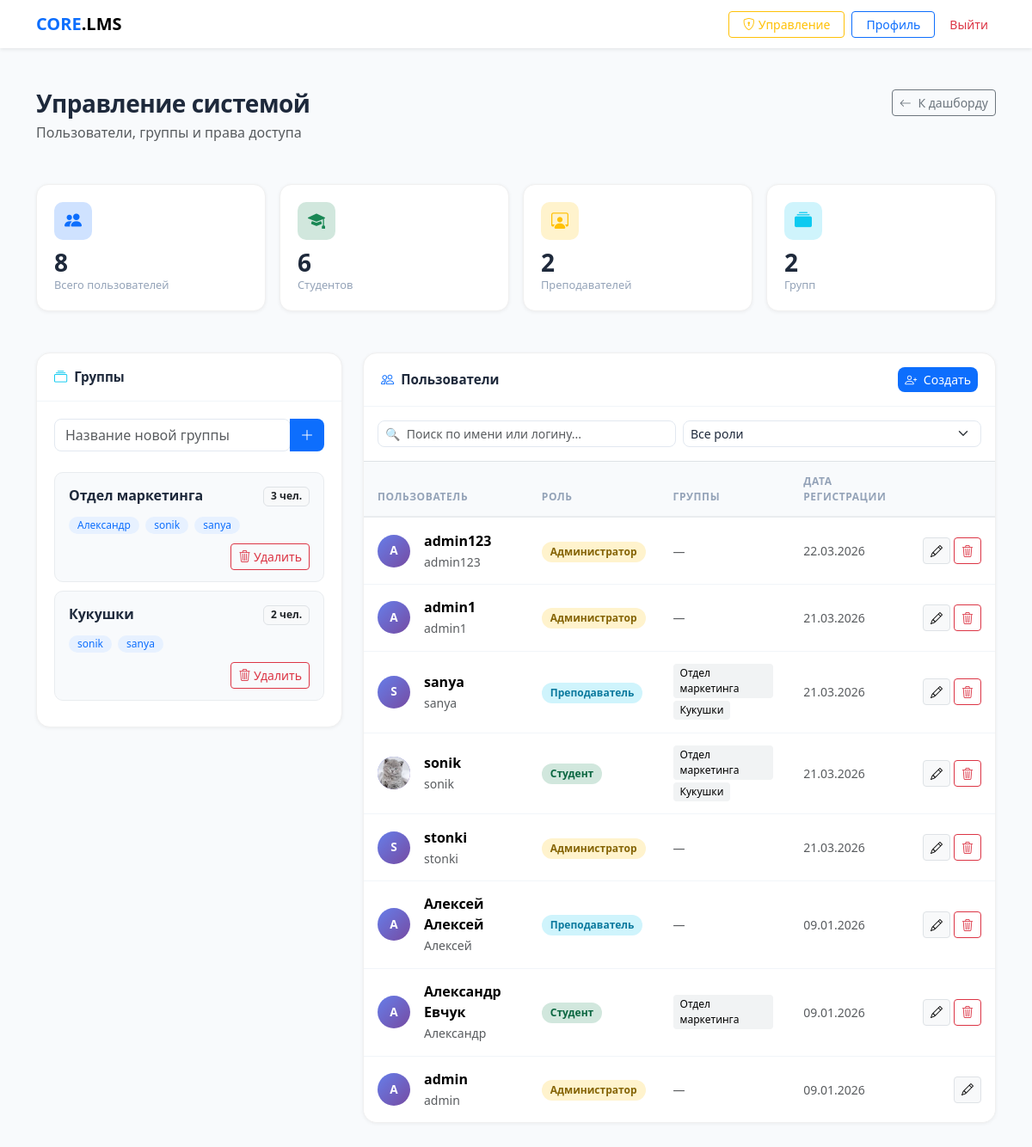
Screenshot of /manage/ (signed in) with the database file from the repository.
### core/models.py (models this page shows, shortened)
class CustomUser(AbstractUser):
    ROLE_CHOICES = (
        ('student', 'Студент'),
        ('teacher', 'Преподаватель'),
    )
    role = models.CharField(max_length=10, choices=ROLE_CHOICES, default='student')
    avatar = models.ImageField(upload_to='avatars/', null=True, blank=True)
    phone = models.CharField(max_length=20, null=True, blank=True)

### core/views.py (the view)
# urls.py: path('manage/', views.admin_panel, name='admin_panel'),
@login_required
@user_passes_test(lambda u: u.is_staff)
def admin_panel(request):
    groups = Group.objects.all().prefetch_related('user_set')
    users = CustomUser.objects.all().order_by('-date_joined')
    context = {
        'groups': groups,
        'users': users,
        'total_students': users.filter(role='student').count(),
        'total_teachers': users.filter(role='teacher').count(),
    }
    return render(request, 'core/admin_panel.html', context)

### core/templates/core/admin_panel.html (shortened to what this page needs)
{% extends "core/base.html" %}
{% block content %}
<div class="admin-wrap py-4">
    <div class="d-flex justify-content-between align-items-start mb-5">
        <div>
            <h1 class="admin-title mb-1">Управление системой</h1>
            <p class="text-muted mb-0">Пользователи, группы и права доступа</p>
        </div>
        <a href="{% url 'dashboard' %}" class="btn btn-outline-secondary btn-sm">
            <i class="bi bi-arrow-left me-1"></i> К дашборду
        </a>
    </div>
    <div class="row g-3 mb-5">
        <div class="col-6 col-md-3">
            <div class="stat-card">
                <div class="stat-icon bg-primary-subtle"><i class="bi bi-people-fill text-primary"></i></div>
                <div class="stat-num">{{ users.count }}</div>
                <div class="stat-label">Всего пользователей</div>
            </div>
        </div>
        <div class="col-6 col-md-3">
            <div class="stat-card">
                <div class="stat-icon bg-success-subtle"><i class="bi bi-mortarboard-fill text-success"></i></div>
                <div class="stat-num">{{ total_students }}</div>
                <div class="stat-label">Студентов</div>
            </div>
        </div>
        <div class="col-6 col-md-3">
            <div class="stat-card">
                <div class="stat-icon bg-warning-subtle"><i class="bi bi-person-workspace text-warning"></i></div>
                <div class="stat-num">{{ total_teachers }}</div>
                <div class="stat-label">Преподавателей</div>
            </div>
        </div>
        <div class="col-6 col-md-3">
            <div class="stat-card">
                <div class="stat-icon bg-info-subtle"><i class="bi bi-collection-fill text-info"></i></div>
                <div class="stat-num">{{ groups.count }}</div>
                <div class="stat-label">Групп</div>
            </div>
        </div>
    </div>
    <div class="row g-4">
        <div class="col-lg-4">
            <div class="panel-card">
                <div class="panel-header">
                    <span><i class="bi bi-collection me-2 text-info"></i>Группы</span>
                </div>
                <div class="panel-body">
                    <form action="{% url 'admin_create_group' %}" method="post" class="mb-4">
                        <div class="input-group">
                            <input type="text" name="name" class="form-control" placeholder="Название новой группы" required>
                            <button type="submit" class="btn btn-primary">
                                <i class="bi bi-plus-lg"></i>
                            </button>
                        </div>
                    </form>
                    <div class="groups-list">
                        {% for group in groups %}
                        <div class="group-item">
                            <div class="group-info">
                                <div class="group-name">{{ group.name }}</div>
                                <div class="group-count">
                                    <span class="badge bg-light text-dark border">
                                        {{ group.user_set.count }} чел.
                                    </span>
                                </div>
                            </div>
                            {% with members=group.user_set.all %}
                            {% if members %}
                            <div class="group-members mt-2">
                                {% for member in members|slice:":5" %}
                                <span class="member-chip">{{ member.username }}</span>
                                {% endfor %}
                            </div>
                            {% endif %}
                            {% endwith %}
                            <div class="mt-2 text-end">
                                <form action="{% url 'admin_delete_group' group.id %}" method="post"
                                      onsubmit="return confirm('Удалить группу «{{ group.name }}»?')">
                                    <button type="submit" class="btn btn-sm btn-outline-danger">
                                        <i class="bi bi-trash3"></i> Удалить
                                    </button>
                                </form>
                            </div>
                        </div>
                        {% empty %}
                        <div class="empty-state">
                            <i class="bi bi-collection"></i>
                            <p>Групп пока нет</p>
                        </div>
                        {% endfor %}
                    </div>
                </div>
            </div>
        </div>
        <div class="col-lg-8">
            <div class="panel-card">
                <div class="panel-header">
                    <span><i class="bi bi-people me-2 text-primary"></i>Пользователи</span>
                    <a href="{% url 'admin_create_user' %}" class="btn btn-primary btn-sm">
                        <i class="bi bi-person-plus me-1"></i> Создать
                    </a>
                </div>
                <div class="p-3 border-bottom">
                    <div class="row g-2">
                        <div class="col-md-6">
                            <input type="text" id="userSearch" class="form-control form-control-sm" placeholder="🔍  Поиск по имени или логину...">
                        </div>
                        <div class="col-md-6">
                            <select id="roleFilter" class="form-select form-select-sm">
                                <option value="">Все роли</option>
                            </select>
                        </div>
                    </div>
                </div>
                <div class="panel-body p-0">
                    <div class="table-responsive">
                        <table class="table user-table mb-0" id="usersTable">
                            <thead>
                                <tr>
                                    <th>Пользователь</th>
                                    <th>Роль</th>
                                    <th>Группы</th>
                                    <th>Дата регистрации</th>
                                    <th></th>
                                </tr>
                            </thead>
                            <tbody>
                                {% for u in users %}
                                <tr class="user-row"
                                    data-name="{{ u.get_full_name|lower }} {{ u.username|lower }}"
                                    data-role="{{ u.role }}{% if u.is_staff %} admin{% endif %}">
                                    <td>
                                        <div class="d-flex align-items-center gap-3">
                                            <div class="user-avatar">
                                                {% if u.avatar %}
                                                    <img src="{{ u.avatar.url }}" alt="">
                                                {% else %}
                                                    {{ u.username|slice:":1"|upper }}
                                                {% endif %}
                                            </div>
                                            <div>
                                                <div class="fw-semibold">{{ u.get_full_name|default:u.username }}</div>
                                                <small class="text-muted">{{ u.username }}</small>
                                            </div>
                                        </div>
                                    </td>
                                    <td>
                                        {% if u.is_staff %}
                                            <span class="role-badge role-admin">Администратор</span>
                                        {% elif u.role == 'teacher' %}
                                            <span class="role-badge role-teacher">Преподаватель</span>
                                        {% else %}
                                            <span class="role-badge role-student">Студент</span>
                                        {% endif %}
                                    </td>
                                    <td>
                                        {% for g in u.groups.all %}
                                            <span class="group-tag">{{ g.name }}</span>
                                        {% empty %}
                                            <span class="text-muted small">—</span>
                                        {% endfor %}
                                    </td>
                                    <td class="text-muted small">{{ u.date_joined|date:"d.m.Y" }}</td>
                                    <td>
                                        <div class="d-flex gap-1 justify-content-end">
                                            <a href="{% url 'admin_edit_user' u.id %}" class="btn btn-sm btn-light border" title="Редактировать">
                                                <i class="bi bi-pencil"></i>
                                            </a>
                                            {% if u != request.user %}
                                            <form action="{% url 'admin_delete_user' u.id %}" method="post"
                                                  onsubmit="return confirm('Удалить пользователя {{ u.username }}?')">
                                                <button type="submit" class="btn btn-sm btn-outline-danger" title="Удалить">
                                                    <i class="bi bi-trash3"></i>
                                                </button>
                                            </form>
                                            {% endif %}
                                        </div>
                                    </td>
                                </tr>
                                {% empty %}
                                <tr><td colspan="5" class="text-center py-5 text-muted">Пользователи не найдены</td></tr>
                                {% endfor %}
                            </tbody>
                        </table>
                    </div>
                </div>
            </div>
        </div>
    </div>
</div>
{% endblock %}

### core/templates/core/base.html (style rules this page uses)
:root { --bg-body: #f8fafc; --bg-card: #ffffff; --border-color: #e2e8f0; --accent: #0d6efd; --text-main: #1e293b; }
body { background-color: var(--bg-body); color: var(--text-main); font-family: 'Segoe UI', system-ui, sans-serif; }
input, textarea, select, .form-control { background-color: #ffffff !important; color: #1e293b !important; border: 1px solid var(--border-color) !important; border-radius: 8px !important; }
.btn-primary { background-color: var(--accent); border: none; border-radius: 8px; }

### core/templates/core/admin_panel.html (style rules this page uses)
.admin-title { font-size: 1.75rem; font-weight: 800; letter-spacing: -0.5px; }
.stat-card { background: #fff; border-radius: 14px; padding: 1.25rem; box-shadow: 0 1px 4px rgba(0,0,0,.06); border: 1px solid #f0f0f0; }
.stat-icon { width: 44px; height: 44px; border-radius: 10px; display: flex; align-items: center; justify-content: center; font-size: 1.25rem; margin-bottom: .75rem; }
.stat-num { font-size: 1.75rem; font-weight: 800; line-height: 1; }
.stat-label { font-size: .8rem; color: #94a3b8; margin-top: .2rem; }
.panel-card { background: #fff; border-radius: 16px; box-shadow: 0 1px 4px rgba(0,0,0,.06); border: 1px solid #f0f0f0; overflow: hidden; }
.panel-header { display: flex; justify-content: space-between; align-items: center; padding: 1rem 1.25rem; border-bottom: 1px solid #f1f5f9; font-weight: 700; font-size: .95rem; }
.panel-body { padding: 1.25rem; }
.group-item { background: #f8fafc; border: 1px solid #e9ecef; border-radius: 10px; padding: .85rem 1rem; margin-bottom: .6rem; }
.group-info { display: flex; justify-content: space-between; align-items: center; }
.group-name { font-weight: 600; }
.member-chip { display: inline-block; background: #e7f1ff; color: #0d6efd; border-radius: 100px; padding: 1px 10px; font-size: .75rem; margin-right: 3px; margin-bottom: 3px; }
.user-table thead th { background: #f8fafc; border-bottom: 2px solid #e9ecef; font-size: .75rem; text-transform: uppercase; letter-spacing: .05em; color: #94a3b8; padding: .85rem 1rem; font-weight: 600; }
.user-table tbody td { padding: .9rem 1rem; vertical-align: middle; border-bottom: 1px solid #f1f5f9; }
.user-table tbody tr:last-child td { border-bottom: none; }
.user-avatar { width: 38px; height: 38px; border-radius: 50%; background: linear-gradient(135deg, #667eea, #764ba2); color: white; display: flex; align-items: center; justify-content: center; font-weight: 700; font-size: .85rem; flex-shrink: 0; overflow: hidden; }
.user-avatar img { width: 100%; height: 100%; object-fit: cover; }
.role-badge { display: inline-block; padding: 3px 10px; border-radius: 100px; font-size: .75rem; font-weight: 600; }
.role-admin { background: #fff3cd; color: #856404; }
.role-teacher { background: #cff4fc; color: #0c7a9e; }
.role-student { background: #d1e7dd; color: #0a6640; }
.group-tag { display: inline-block; background: #f1f3f4; border-radius: 4px; padding: 2px 8px; font-size: .75rem; margin-right: 3px; }

### rows the page displays
CustomUser: username "Александр", username "А", get_full_name "Александр Евчук", is_staff "Студент", date_joined "09.01.2026"
CustomUser: username "sonik", avatar (picture), get_full_name "sonik", is_staff "Студент", date_joined "21.03.2026"
CustomUser: username "sanya", username "S", get_full_name "sanya", is_staff "Преподаватель", date_joined "21.03.2026"
CustomUser: username "A", get_full_name "admin123", username "admin123", is_staff "Администратор", date_joined "22.03.2026"
CustomUser: username "A", get_full_name "admin1", username "admin1", is_staff "Администратор", date_joined "21.03.2026"
CustomUser: username "S", get_full_name "stonki", username "stonki", is_staff "Администратор", date_joined "21.03.2026"
CustomUser: username "А", get_full_name "Алексей Алексей", username "Алексей", is_staff "Преподаватель", date_joined "09.01.2026"
CustomUser: username "A", get_full_name "admin", username "admin", is_staff "Администратор", date_joined "09.01.2026"

### other values shown
{{ users.count }} "8"
{{ total_students }} "6"
{{ total_teachers }} "2"
{{ groups.count }} "2"
{{ group.name }} "Отдел маркетинга"
{{ group.user_set.count }} "3"
{{ group.name }} "Кукушки"
{{ group.user_set.count }} "2"
{{ g.name }} "Отдел маркетинга"
{{ g.name }} "Кукушки"
